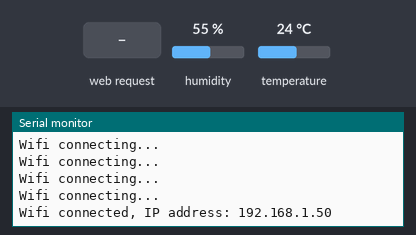
Simulated run of this program. Board: ESP32. Shown: the last lines printed to the serial monitor. Inputs (shaded band) come from the test bench; at power-on: humidity 55 %, temperature 24 °C. WiFi joins after 1.5 s; servers stay silent unless stated.

Above: at 2.7 s.
2.8 s: HTTP request GET /temperature received
At 3.6 s:
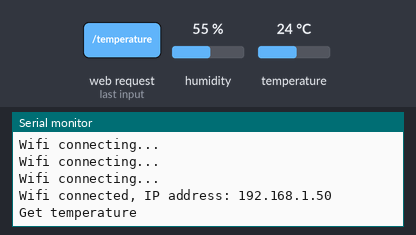
4.3 s: HTTP request GET /humidity received
At 4.8 s:
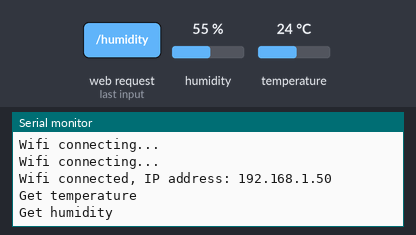
5.8 s: HTTP request GET /env received
At 7.0 s:
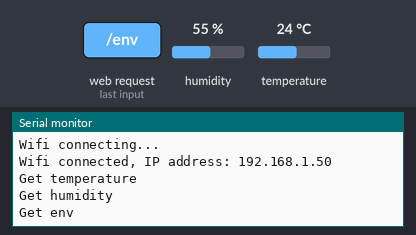

Measured:
- after the input at 2.8 s, the serial monitor: prints a new line at once (image 1)
- after the input at 4.3 s, the serial monitor: prints a new line at once (image 2)
- after the input at 5.8 s, the serial monitor: prints a new line at once (image 3)

The program:

main.cpp
```cpp
#include <Arduino.h>
#include <WiFi.h>
#include <WebServer.h>
#include <ArduinoJson.h>
#include <Adafruit_Sensor.h>
#include <DHT.h>
#include <DHT_U.h>

#define DHTPIN 4
#define DHTTYPE DHT11

DHT_Unified dht(DHTPIN, DHTTYPE);

uint32_t delayMS;

const char *SSID = "WIFINAME";
const char *PWD = "WIFIPASS";

WebServer server(8080);

// JSON data buffer
StaticJsonDocument<250> jsonDocument;
char buffer[250];

// env variable
float temperature = 0.00;
float humidity = 0.00;

void connectToWiFi() {
  Serial.print("___________");
  Serial.print("Connecting to ");
  Serial.println(SSID);
  Serial.println(PWD);

  WiFi.begin(SSID, PWD);

  // Wait for wifi to be connected
  uint32_t notConnectedCounter = 0;
  while (WiFi.status() != WL_CONNECTED) {
      delay(100);
      Serial.println("Wifi connecting...");
      notConnectedCounter++;
      if(notConnectedCounter > 150) { // Reset board if not connected after 5s
          Serial.println("Resetting due to Wifi not connecting...");
          ESP.restart();
      }
  }
  Serial.print("Wifi connected, IP address: ");
  Serial.println(WiFi.localIP());
}

void create_json(char *tag, float value, char *unit) {
  jsonDocument.clear();
  jsonDocument["type"] = tag;
  jsonDocument["value"] = value;
  jsonDocument["unit"] = unit;
  serializeJson(jsonDocument, buffer);
}

void add_json_object(char *tag, float value, char *unit) {
  JsonObject obj = jsonDocument.createNestedObject();
  obj["type"] = tag;
  obj["value"] = value;
  obj["unit"] = unit;
}


void getTemperature() {
  sensors_event_t event;
  dht.temperature().getEvent(&event);
  temperature = event.temperature;
  Serial.println("Get temperature");
  create_json("temperature", temperature, "°C");
  server.send(200, "application/json", buffer);
}

void getHumidity() {
  sensors_event_t event;
  dht.humidity().getEvent(&event);
  humidity = event.relative_humidity;
  Serial.println("Get humidity");
  create_json("humidity", humidity, "%");
  server.send(200, "application/json", buffer);
}

void getEnv() {
  Serial.println("Get env");
  jsonDocument.clear();
  add_json_object("temperature", temperature, "°C");
  add_json_object("humidity", humidity, "%");
  serializeJson(jsonDocument, buffer);
  server.send(200, "application/json", buffer);
}

void setup_routing() {
  server.on("/temperature", getTemperature);
  server.on("/humidity", getHumidity);
  server.on("/env", getEnv);

  // start server
  server.begin();
}

void handlePost() {
  if (server.hasArg("plain") == false) {
    //handle error here
  }
  String body = server.arg("plain");
  deserializeJson(jsonDocument, body);

  server.send(200, "application/json", "{}");
}


void setup() {
  Serial.begin(9600);
  dht.begin();
  sensor_t sensor;
  delayMS = sensor.min_delay / 1000;

  connectToWiFi();

  setup_routing();
}

void loop() {
server.handleClient();
}
```
